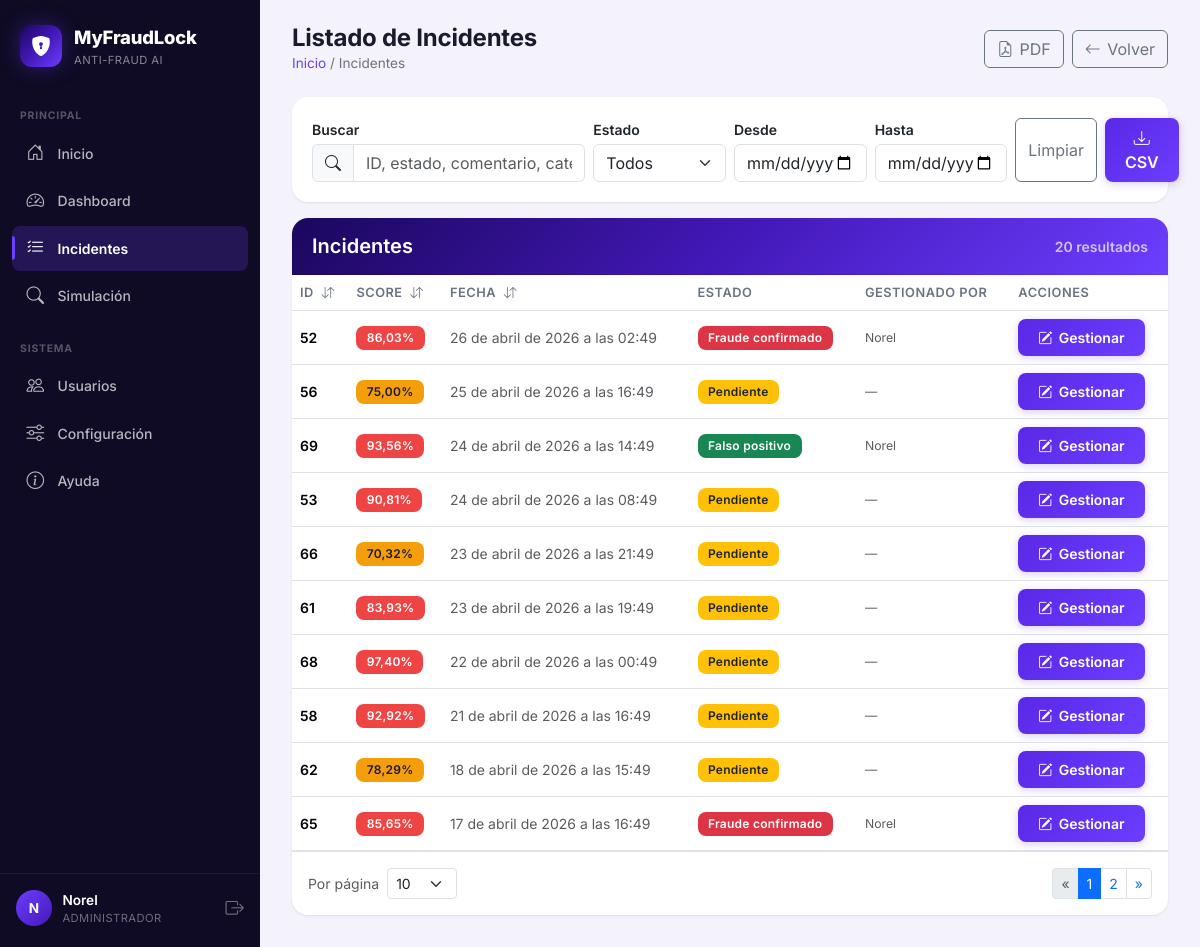
/api/incidentes-listado/ (signed in), run on the app's committed database.
### api/models.py (models this page shows, shortened)
class Usuario(models.Model):
    class Roles(models.TextChoices):
        ADMIN = 'ADMIN', 'Administrador'
        ANALISTA = 'ANALISTA', 'Analista de Fraude'
        GERENTE = 'GERENTE', 'Gerente (solo lectura)'
    id_usuario = models.AutoField(primary_key=True)
    username = models.CharField(max_length=100, unique=True)
    email = models.EmailField(unique=True)
    password = models.CharField(max_length=128)  # almacena hash
    telefono = models.CharField(max_length=15, null=True, blank=True)
    activo = models.BooleanField(default=True)
    rol = models.CharField(
        max_length=15,
        choices=Roles.choices,
        default=Roles.ANALISTA,
        db_index=True,
    )

class Incidente(models.Model):
    id_incidente = models.AutoField(primary_key=True)
    gestionado_por = models.ForeignKey(
        'Usuario', on_delete=models.SET_NULL, null=True, blank=True,
        related_name='incidentes_gestionados'
    )
    id_transaccion = models.OneToOneField(
        'Transaccion', on_delete=models.CASCADE
    )
    comentario = models.TextField(null=True, blank=True)
    estado = models.CharField(max_length=20, default='Pendiente')
    es_fraude = models.BooleanField(default=False)
    fecha = models.DateTimeField(auto_now_add=True)
    score_riesgo = models.DecimalField(
        max_digits=5, decimal_places=2, null=True, blank=True
    )
    explicabilidad = models.JSONField(null=True, blank=True)

### api/views.py (the view)
# urls.py: path('incidentes-listado/', incidentes_view, name='incidentes_listado'),
@usuario_login_required
@require_roles('ANALISTA')
def incidentes_view(request):
    incidentes = Incidente.objects.all().order_by('-fecha')
    return render(request, "api/incidentes.html", {"incidentes": incidentes})

### api/context_processors.py (called while the page is built)
def current_usuario(request):
    uid = request.session.get('usuario_id')
    usuario = None
    if uid:
        try:
            usuario = Usuario.objects.get(pk=uid, activo=True)
        except Usuario.DoesNotExist:
            pass
    return {"current_usuario": usuario}

### templates/api/incidentes.html (shortened to what this page needs)
{% extends "api/base.html" %}
{% load tz %}
{% block content %}
<div class="page-head animate-in">
    <div>
        <h1>Listado de Incidentes</h1>
        <div class="breadcrumbs"><a href="{% url 'inicio' %}">Inicio</a> / Incidentes</div>
    </div>
    <div class="d-flex gap-2">
        <a href="{% url 'incidentes_pdf' %}" class="btn btn-outline-secondary btn-icon">
            <i class="bi bi-file-earmark-pdf"></i> PDF
        </a>
        <a href="{% url 'dashboard' %}" class="btn btn-outline-secondary btn-icon" data-back>
            <i class="bi bi-arrow-left"></i> Volver
        </a>
    </div>
</div>
<div class="card mb-3 animate-in delay-1">
    <div class="card-body">
        <form class="row g-2 align-items-end" onsubmit="event.preventDefault()">
            <div class="col-lg-4">
                <label class="form-label mb-1 small fw-semibold">Buscar</label>
                <div class="input-group">
                    <span class="input-group-text"><i class="bi bi-search"></i></span>
                    <input id="buscarInput" type="text" class="form-control"
                           placeholder="ID, estado, comentario, categoría…">
                </div>
            </div>
            <div class="col-sm-6 col-lg-2">
                <label class="form-label mb-1 small fw-semibold">Estado</label>
                <select id="estadoFilter" class="form-select">
                    <option value="">Todos</option>
                </select>
            </div>
            <div class="col-sm-6 col-lg-2">
                <label class="form-label mb-1 small fw-semibold">Desde</label>
                <input id="desdeFilter" type="date" class="form-control">
            </div>
            <div class="col-sm-6 col-lg-2">
                <label class="form-label mb-1 small fw-semibold">Hasta</label>
                <input id="hastaFilter" type="date" class="form-control">
            </div>
            <div class="col-sm-6 col-lg-2 d-flex gap-2">
                <button type="button" class="btn btn-outline-secondary flex-grow-1" id="limpiarBtn">Limpiar</button>
                <button type="button" class="btn btn-brand flex-grow-1" id="exportCsvBtn">
                    <i class="bi bi-download"></i> CSV
                </button>
            </div>
        </form>
    </div>
</div>
<div class="card animate-in delay-2">
    <div class="card-header card-brand-header d-flex justify-content-between align-items-center">
        <h5 class="mb-0">Incidentes</h5>
        <small id="countLabel" style="opacity:.7"></small>
    </div>
    <div class="card-body p-0">
        <div class="table-responsive">
            <table id="tablaIncidentes" class="table table-hover align-middle mb-0">
                <thead>
                <tr>
                    <th class="sortable" data-sort="id">ID <i class="bi bi-arrow-down-up ms-1"></i></th>
                    <th class="sortable" data-sort="score">Score <i class="bi bi-arrow-down-up ms-1"></i></th>
                    <th class="sortable" data-sort="fecha">Fecha <i class="bi bi-arrow-down-up ms-1"></i></th>
                    <th>Estado</th>
                    <th>Gestionado por</th>
                    <th>Acciones</th>
                </tr>
                </thead>
                <tbody id="incidentes-tbody">
                {% for incidente in incidentes %}
                    <tr data-id="{{ incidente.id_incidente }}"
                        data-estado="{{ incidente.estado|lower }}"
                        data-score="{{ incidente.score_riesgo }}"
                        data-fecha="{{ incidente.fecha|localtime|date:'Y-m-d' }}">
                        <td class="fw-semibold">{{ incidente.id_incidente }}</td>
                        <td>
                            <span class="badge {% if incidente.score_riesgo >= 80 %}badge-risk-high{% elif incidente.score_riesgo >= 50 %}badge-risk-med{% else %}badge-risk-low{% endif %}">
                                {{ incidente.score_riesgo|floatformat:2 }}%
                            </span>
                        </td>
                        <td class="text-muted">{{ incidente.fecha }}</td>
                        <td>
                            <span class="badge
                                {% if incidente.estado == 'Pendiente' %} bg-warning text-dark
                                {% elif incidente.estado == 'Falso positivo' %} bg-success
                                {% elif incidente.estado == 'Fraude confirmado' %} bg-danger
                                {% else %} bg-secondary
                                {% endif %}">
                                {{ incidente.estado }}
                            </span>
                        </td>
                        <td class="text-muted small">
                            {{ incidente.gestionado_por.username|default:"—" }}
                        </td>
                        <td>
                            <a href="{% url 'incidente_detalle' incidente.id_incidente %}"
                               class="btn btn-sm btn-brand btn-icon">
                                <i class="bi bi-pencil-square"></i> Gestionar
                            </a>
                        </td>
                    </tr>
                {% empty %}
                    <tr>
                        <td colspan="5" class="text-center text-muted py-4">No hay incidentes registrados.</td>
                    </tr>
                {% endfor %}
                </tbody>
            </table>
        </div>
        <div class="d-flex justify-content-between align-items-center p-3 border-top">
            <div class="d-flex align-items-center gap-2">
                <span class="text-muted small">Por página</span>
                <select id="pageSize" class="form-select form-select-sm" style="width:auto">
                    <option>10</option><option>25</option><option>50</option><option>100</option>
                </select>
            </div>
            <nav><ul id="paginador" class="pagination pagination-sm mb-0"></ul></nav>
        </div>
    </div>
</div>
{% endblock %}

### templates/api/base.html (shortened to what this page needs)
<!DOCTYPE html>
<html lang="es" data-theme="dark">
<head>
    <link href="https://cdn.jsdelivr.net/npm/bootstrap@5.3.3/dist/css/bootstrap.min.css" rel="stylesheet">
    <link href="https://cdn.jsdelivr.net/npm/bootstrap-icons@1.11.3/font/bootstrap-icons.css" rel="stylesheet">
</head>
<body>
<nav class="sidebar" id="sidebar">
    <a class="sidebar-brand" href="{% url 'inicio' %}">
        <span class="sidebar-brand-icon">
            <i class="bi bi-shield-lock-fill"></i>
        </span>
        <span class="sidebar-brand-text">
            MyFraudLock
            <small>Anti-Fraud AI</small>
        </span>
    </a>
    <div class="sidebar-section">
        <div class="sidebar-section-title">Principal</div>
        <a class="sidebar-link" href="{% url 'inicio' %}" data-nav>
            <i class="bi bi-house-door"></i> Inicio
        </a>
        {% if current_usuario %}
            {% if current_usuario.rol == 'GERENTE' or current_usuario.rol == 'ADMIN' %}
                <a class="sidebar-link" href="{% url 'dashboard' %}" data-nav>
                    <i class="bi bi-speedometer2"></i> Dashboard
                </a>
            {% endif %}
            {% if current_usuario.rol == 'ANALISTA' or current_usuario.rol == 'ADMIN' %}
                <a class="sidebar-link" href="{% url 'incidentes_listado' %}" data-nav>
                    <i class="bi bi-list-check"></i> Incidentes
                </a>
            {% endif %}
            <a class="sidebar-link" href="{% url 'simulacion_front' %}" data-nav>
                <i class="bi bi-search"></i> Simulación
            </a>
        {% endif %}
    </div>
    {% if current_usuario %}
    <div class="sidebar-section">
        <div class="sidebar-section-title">Sistema</div>
        {% if current_usuario.rol == 'ADMIN' %}
            <a class="sidebar-link" href="{% url 'usuarios_list' %}" data-nav>
                <i class="bi bi-people"></i> Usuarios
            </a>
        {% endif %}
        {% if current_usuario.rol == 'GERENTE' or current_usuario.rol == 'ADMIN' %}
            <a class="sidebar-link" href="{% url 'configuracion_front' %}" data-nav>
                <i class="bi bi-sliders"></i> Configuración
            </a>
        {% endif %}
        <a class="sidebar-link" href="{% url 'ayuda' %}" data-nav>
            <i class="bi bi-info-circle"></i> Ayuda
        </a>
    </div>
    {% endif %}
    <div class="sidebar-spacer"></div>
    {% if current_usuario %}
    <div class="sidebar-user">
        <div class="sidebar-avatar">
            {{ current_usuario.username|make_list|first|upper }}
        </div>
        <div class="sidebar-user-info">
            <div class="sidebar-user-name">{{ current_usuario.username }}</div>
            <div class="sidebar-user-role">{{ current_usuario.get_rol_display }}</div>
        </div>
        <a href="{% url 'logout' %}" class="sidebar-logout" title="Cerrar sesión">
            <i class="bi bi-box-arrow-right"></i>
        </a>
    </div>
    {% else %}
    <div class="sidebar-user">
        <a href="{% url 'login' %}" class="sidebar-link" style="margin:0; flex:1;">
            <i class="bi bi-box-arrow-in-right"></i> Iniciar sesión
        </a>
    </div>
    {% endif %}
</nav>
<main class="main-content">
    {% block content %}{% endblock %}
</main>
</body>
</html>

### templates/api/incidentes.html (style rules this page uses)
th.sortable { cursor: pointer; user-select: none; }

### data on the page
Usuario: username|make_list "N", username "Norel", rol "ADMINISTRADOR"
Incidente: id_incidente "52", score_riesgo "86,03", fecha "26 de abril de 2026 a las 02:49", estado "Fraude confirmado", gestionado_por.username "Norel"
Incidente: id_incidente "56", score_riesgo "75,00", fecha "25 de abril de 2026 a las 16:49", estado "Pendiente", gestionado_por.username "—"
Incidente: id_incidente "69", score_riesgo "93,56", fecha "24 de abril de 2026 a las 14:49", estado "Falso positivo", gestionado_por.username "Norel"
Incidente: id_incidente "53", score_riesgo "90,81", fecha "24 de abril de 2026 a las 08:49", estado "Pendiente", gestionado_por.username "—"
Incidente: id_incidente "66", score_riesgo "70,32", fecha "23 de abril de 2026 a las 21:49", estado "Pendiente", gestionado_por.username "—"
Incidente: id_incidente "61", score_riesgo "83,93", fecha "23 de abril de 2026 a las 19:49", estado "Pendiente", gestionado_por.username "—"
Incidente: id_incidente "68", score_riesgo "97,40", fecha "22 de abril de 2026 a las 00:49", estado "Pendiente", gestionado_por.username "—"
Incidente: id_incidente "58", score_riesgo "92,92", fecha "21 de abril de 2026 a las 16:49", estado "Pendiente", gestionado_por.username "—"
Incidente: id_incidente "62", score_riesgo "78,29", fecha "18 de abril de 2026 a las 15:49", estado "Pendiente", gestionado_por.username "—"
Incidente: id_incidente "65", score_riesgo "85,65", fecha "17 de abril de 2026 a las 16:49", estado "Fraude confirmado", gestionado_por.username "Norel"
